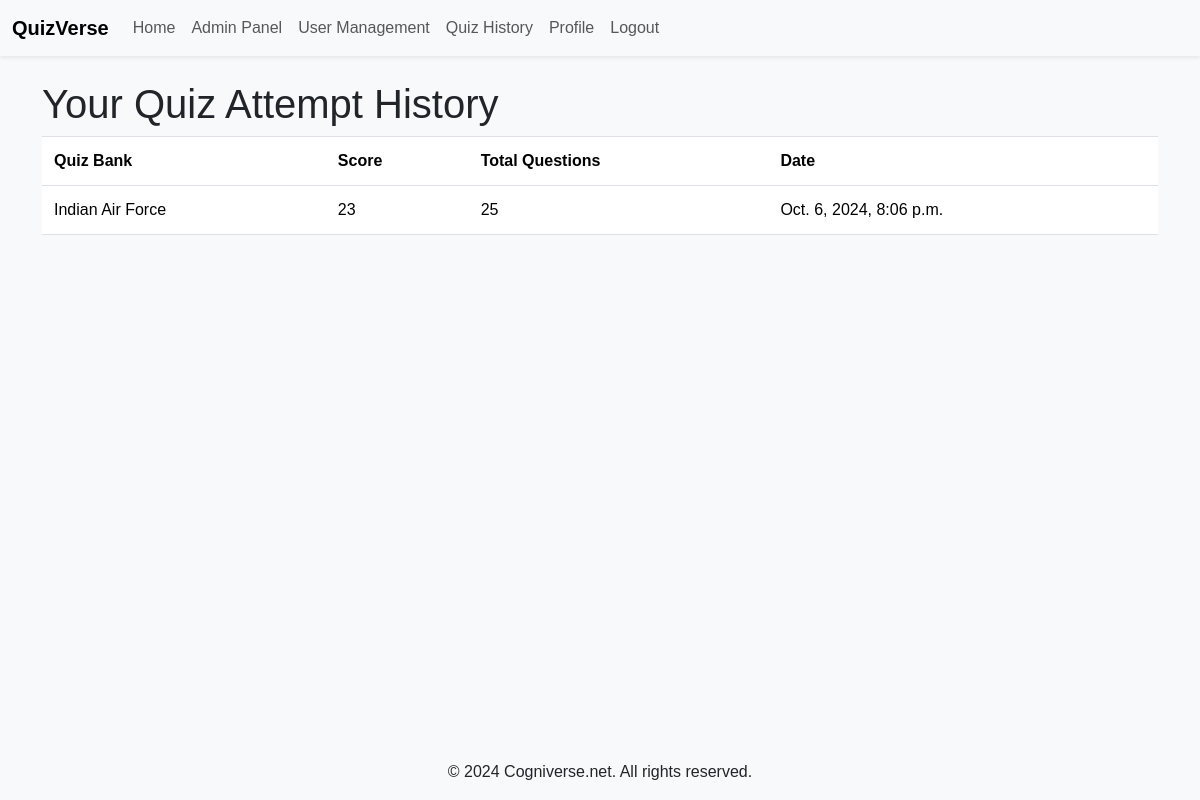
Page /quiz-history/ (signed in) on the committed database.
### quiz/models.py (models this page shows, shortened)
class QuizAttempt(models.Model):
    user = models.ForeignKey(User, on_delete=models.CASCADE)
    quiz_bank = models.ForeignKey(QuizBank, on_delete=models.CASCADE)
    score = models.IntegerField(default=0)
    total_questions = models.IntegerField()
    attempt_date = models.DateTimeField(auto_now_add=True)

class QuizBank(models.Model):
    name = models.CharField(max_length=200)

### quiz/views.py (the view)
# urls.py: path('quiz-history/', quiz_history_view, name='quiz_history'),
@login_required
def quiz_history_view(request):
    attempts = QuizAttempt.objects.filter(user=request.user).order_by('-attempt_date')
    logger.info(f"User {request.user.username} accessed their quiz history.")
    return render(request, 'quiz/quiz_history.html', {'attempts': attempts})

### quiz/templates/quiz/quiz_history.html (shortened to what this page needs)
{% extends 'quiz/base.html' %}
{% block content %}
    <h1>Your Quiz Attempt History</h1>
    {% if attempts %}
        <table class="table">
            <thead>
                <tr>
                    <th>Quiz Bank</th>
                    <th>Score</th>
                    <th>Total Questions</th>
                    <th>Date</th>
                </tr>
            </thead>
            <tbody>
                {% for attempt in attempts %}
                    <tr>
                        <td>{{ attempt.quiz_bank.name }}</td>
                        <td>{{ attempt.score }}</td>
                        <td>{{ attempt.total_questions }}</td>
                        <td>{{ attempt.attempt_date }}</td>
                    </tr>
                {% endfor %}
            </tbody>
        </table>
    {% else %}
        <p>You have not attempted any quizzes yet.</p>
    {% endif %}
{% endblock %}

### quiz/static/quiz/style.css (style rules this page uses)
html, body { height: 100%; margin: 0; }
.d-flex { min-height: 100vh; flex-direction: column; }
body { background-color: #f8f9fa; font-family: Arial, sans-serif; }
.table { width: 100%; margin-bottom: 1rem; color: #212529; }
.table th, .table td { padding: 0.75rem; vertical-align: top; border-top: 1px solid #dee2e6; }

### rows in the picture
QuizAttempt: quiz_bank.name "Indian Air Force", score "23", total_questions "25", attempt_date "Oct. 6, 2024, 8:06 p.m."
